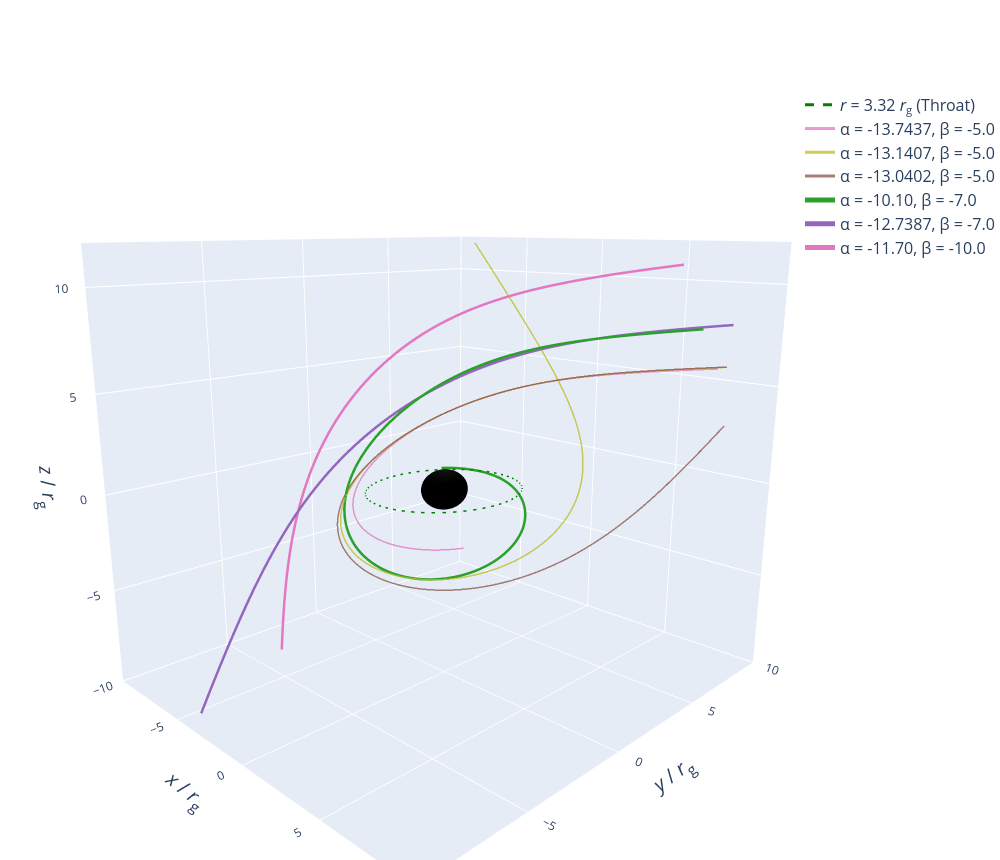

The cell this chart's notebook holds for it:
### Code cell
# --- Full combined plot: all three groups together ---
fig4 = go.Figure()

# Black hole sphere
fig4.add_trace(go.Surface(
    x=bh_x, y=bh_y, z=bh_z,
    colorscale=[[0, 'black'], [1, 'black']],
    showscale=False, name=f'Black Hole ({r_sphere:.1f} <i>r</i><sub>g</sub>)',
    opacity=1.0, hoverinfo='name',
))

# Throat ring
fig4.add_trace(go.Scatter3d(
    x=throat_x, y=throat_y, z=throat_z,
    mode='lines', line=dict(color='green', width=3, dash='dash'),
    name=f'<i>r</i> = {r_throat:.2f} <i>r</i><sub>g</sub> (Throat)', hoverinfo='name',
))

# Group 1 – deflection trajectories (dim)
# for i, (fname, label) in enumerate(ray_files):
#     data = load_ray(fname)
#     x, y, z = data[:, 0], data[:, 1], data[:, 2]
#     mask = np.sqrt(x**2 + y**2 + z**2) < 30
#     fig4.add_trace(go.Scatter3d(
#         x=x[mask], y=y[mask], z=z[mask],
#         mode='lines', line=dict(color=orig_colors[i], width=2),
#         name=label, opacity=0.4,
#     ))

# Group 2 – spiral-infall (medium)
for i, (fname, label) in enumerate(spiral_ray_files):
    data = load_ray(fname)
    x, y, z = data[:, 0], data[:, 1], data[:, 2]
    mask = np.sqrt(x**2 + y**2 + z**2) < 30
    fig4.add_trace(go.Scatter3d(
        x=x[mask], y=y[mask], z=z[mask],
        mode='lines', line=dict(color=spiral_colors[i], width=3),
        name=label, opacity=0.75,
    ))

# Group 3 – 3D helical trajectories (prominent)
for i, (fname, label) in enumerate(helix_ray_files):
    data = load_ray(fname)
    x, y, z = data[:, 0], data[:, 1], data[:, 2]
    mask = np.sqrt(x**2 + y**2 + z**2) < 30
    fig4.add_trace(go.Scatter3d(
        x=x[mask], y=y[mask], z=z[mask],
        mode='lines', line=dict(color=helix_colors[i], width=5),
        name=label,
    ))

fig4.update_layout(
    # title=dict(
    #     text='All photon trajectories — deflection, spiral & 3D helical infall<br>'
    #          '<sup><i>a</i> = 0.998, <i>λ̄</i> = 0.9, <i>θ</i>₀ = 80°  |  ★ = 3D helix  ◎ = spiral</sup>',
    #     x=0.5,
    # ),
    scene=dict(
        xaxis=dict(
        title=dict(
            text='<i>x</i> / <i>r</i><sub>g</sub>',
            font=dict(size=20)  # 在这里设置标题字体大小
        ),
        range=[-10, 10]
    ),
    yaxis=dict(
        title=dict(
            text='<i>y</i> / <i>r</i><sub>g</sub>',
            font=dict(size=20)
        ),
        range=[-10, 10]
    ),
    zaxis=dict(
        title=dict(
            text='<i>z</i> / <i>r</i><sub>g</sub>',
            font=dict(size=20)
        ),
        range=[-10, 12]
    ),
        aspectmode='manual',
        aspectratio=dict(x=1.1, y=1.25, z=1.1),
        camera=dict(
            eye=dict(x=1.6, y=-1.6, z=0.6),
            up=dict(x=0, y=0, z=1),
        ),
    ),
    width=1000, height=860,
    legend=dict(x=0.9, y=0.99, bgcolor='rgba(255,255,255,0.85)', font=dict(size=LEGEND_FONT_SIZE)),
    margin=dict(l=0, r=0, t=80, b=0),
)

fig4.show()

### Figure 1 — Plotly figure (JSON) as saved in the notebook; plotly's stock layout.template omitted (floating-point values rounded to 4 significant figures; data arrays with more than 128 entries replaced by an {"elided": "..."} marker saying what was removed)
{"data": [{"colorscale": [[0, "black"], [1, "black"]], "hoverinfo": "name", "name": "Black Hole (1.0 <i>r</i><sub>g</sub>)", "opacity": 1, "showscale": false, "type": "surface", "x": {"elided": "40x20 float values"}, "y": {"elided": "40x20 float values"}, "z": {"elided": "40x20 float values"}}, {"hoverinfo": "name", "line": {"color": "green", "dash": "dash", "width": 3}, "mode": "lines", "name": "<i>r</i> = 3.32 <i>r</i><sub>g</sub> (Throat)", "type": "scatter3d", "x": [3.32, 3.313, 3.293, 3.26, 3.214, 3.154, 3.082, 2.998, 2.901, 2.793, 2.673, 2.543, 2.403, 2.253, 2.093, 1.926, 1.75, 1.568, 1.379, 1.185, 0.9858, 0.7827, 0.5765, 0.368, 0.158, -0.05267, -0.2631, -0.4725, -0.68, -0.8847, -1.086, -1.283, -1.474, -1.66, -1.839, -2.011, -2.174, -2.329, -2.474, -2.61, -2.735, -2.849, -2.951, -3.041, -3.12, -3.186, -3.238, -3.278, -3.305, -3.318, -3.318, -3.305, -3.278, -3.238, -3.186, -3.12, -3.041, -2.951, -2.849, -2.735, -2.61, -2.474, -2.329, -2.174, -2.011, -1.839, -1.66, -1.474, -1.283, -1.086, -0.8847, -0.68, -0.4725, -0.2631, -0.05267, 0.158, 0.368, 0.5765, 0.7827, 0.9858, 1.185, 1.379, 1.568, 1.75, 1.926, 2.093, 2.253, 2.403, 2.543, 2.673, 2.793, 2.901, 2.998, 3.082, 3.154, 3.214, 3.26, 3.293, 3.313, 3.32], "y": [0.0, 0.2106, 0.4203, 0.6283, 0.8338, 1.036, 1.234, 1.427, 1.614, 1.795, 1.968, 2.134, 2.291, 2.439, 2.577, 2.704, 2.821, 2.926, 3.02, 3.101, 3.17, 3.226, 3.27, 3.3, 3.316, 3.32, 3.31, 3.286, 3.25, 3.2, 3.137, 3.062, 2.975, 2.875, 2.764, 2.642, 2.509, 2.366, 2.214, 2.052, 1.883, 1.705, 1.521, 1.331, 1.136, 0.9354, 0.7314, 0.5246, 0.3156, 0.1053, -0.1053, -0.3156, -0.5246, -0.7314, -0.9354, -1.136, -1.331, -1.521, -1.705, -1.883, -2.052, -2.214, -2.366, -2.509, -2.642, -2.764, -2.875, -2.975, -3.062, -3.137, -3.2, -3.25, -3.286, -3.31, -3.32, -3.316, -3.3, -3.27, -3.226, -3.17, -3.101, -3.02, -2.926, -2.821, -2.704, -2.577, -2.439, -2.291, -2.134, -1.968, -1.795, -1.614, -1.427, -1.234, -1.036, -0.8338, -0.6283, -0.4203, -0.2106, -8.132e-16], "z": [0.0, 0.0, 0.0, 0.0, 0.0, 0.0, 0.0, 0.0, 0.0, 0.0, 0.0, 0.0, 0.0, 0.0, 0.0, 0.0, 0.0, 0.0, 0.0, 0.0, 0.0, 0.0, 0.0, 0.0, 0.0, 0.0, 0.0, 0.0, 0.0, 0.0, 0.0, 0.0, 0.0, 0.0, 0.0, 0.0, 0.0, 0.0, 0.0, 0.0, 0.0, 0.0, 0.0, 0.0, 0.0, 0.0, 0.0, 0.0, 0.0, 0.0, 0.0, 0.0, 0.0, 0.0, 0.0, 0.0, 0.0, 0.0, 0.0, 0.0, 0.0, 0.0, 0.0, 0.0, 0.0, 0.0, 0.0, 0.0, 0.0, 0.0, 0.0, 0.0, 0.0, 0.0, 0.0, 0.0, 0.0, 0.0, 0.0, 0.0, 0.0, 0.0, 0.0, 0.0, 0.0, 0.0, 0.0, 0.0, 0.0, 0.0, 0.0, 0.0, 0.0, 0.0, 0.0, 0.0, 0.0, 0.0, 0.0, 0.0]}, {"line": {"color": "#e377c2", "width": 3}, "mode": "lines", "name": "α = -13.7437, β = -5.0", "opacity": 0.75, "type": "scatter3d", "x": {"elided": "2591 float values"}, "y": {"elided": "2591 float values"}, "z": {"elided": "2591 float values"}}, {"line": {"color": "#bcbd22", "width": 3}, "mode": "lines", "name": "α = -13.1407, β = -5.0", "opacity": 0.75, "type": "scatter3d", "x": {"elided": "4828 float values"}, "y": {"elided": "4828 float values"}, "z": {"elided": "4828 float values"}}, {"line": {"color": "#8c564b", "width": 3}, "mode": "lines", "name": "α = -13.0402, β = -5.0", "opacity": 0.75, "type": "scatter3d", "x": {"elided": "4207 float values"}, "y": {"elided": "4207 float values"}, "z": {"elided": "4207 float values"}}, {"line": {"color": "#2ca02c", "width": 5}, "mode": "lines", "name": "α = -10.10, β = -7.0", "type": "scatter3d", "x": {"elided": "3641 float values"}, "y": {"elided": "3641 float values"}, "z": {"elided": "3641 float values"}}, {"line": {"color": "#9467bd", "width": 5}, "mode": "lines", "name": "α = -12.7387, β = -7.0", "type": "scatter3d", "x": {"elided": "2236 float values"}, "y": {"elided": "2236 float values"}, "z": {"elided": "2236 float values"}}, {"line": {"color": "#e377c2", "width": 5}, "mode": "lines", "name": "α = -11.70, β = -10.0", "type": "scatter3d", "x": {"elided": "1988 float values"}, "y": {"elided": "1988 float values"}, "z": {"elided": "1988 float values"}}], "layout": {"height": 860, "legend": {"bgcolor": "rgba(255,255,255,0.85)", "font": {"size": 16}, "x": 0.9, "y": 0.99}, "margin": {"b": 0, "l": 0, "r": 0, "t": 80}, "scene": {"aspectmode": "manual", "aspectratio": {"x": 1.1, "y": 1.25, "z": 1.1}, "camera": {"eye": {"x": 1.6, "y": -1.6, "z": 0.6}, "up": {"x": 0, "y": 0, "z": 1}}, "xaxis": {"range": [-10, 10], "title": {"font": {"size": 20}, "text": "<i>x</i> / <i>r</i><sub>g</sub>"}}, "yaxis": {"range": [-10, 10], "title": {"font": {"size": 20}, "text": "<i>y</i> / <i>r</i><sub>g</sub>"}}, "zaxis": {"range": [-10, 12], "title": {"font": {"size": 20}, "text": "<i>z</i> / <i>r</i><sub>g</sub>"}}}, "width": 1000}}
